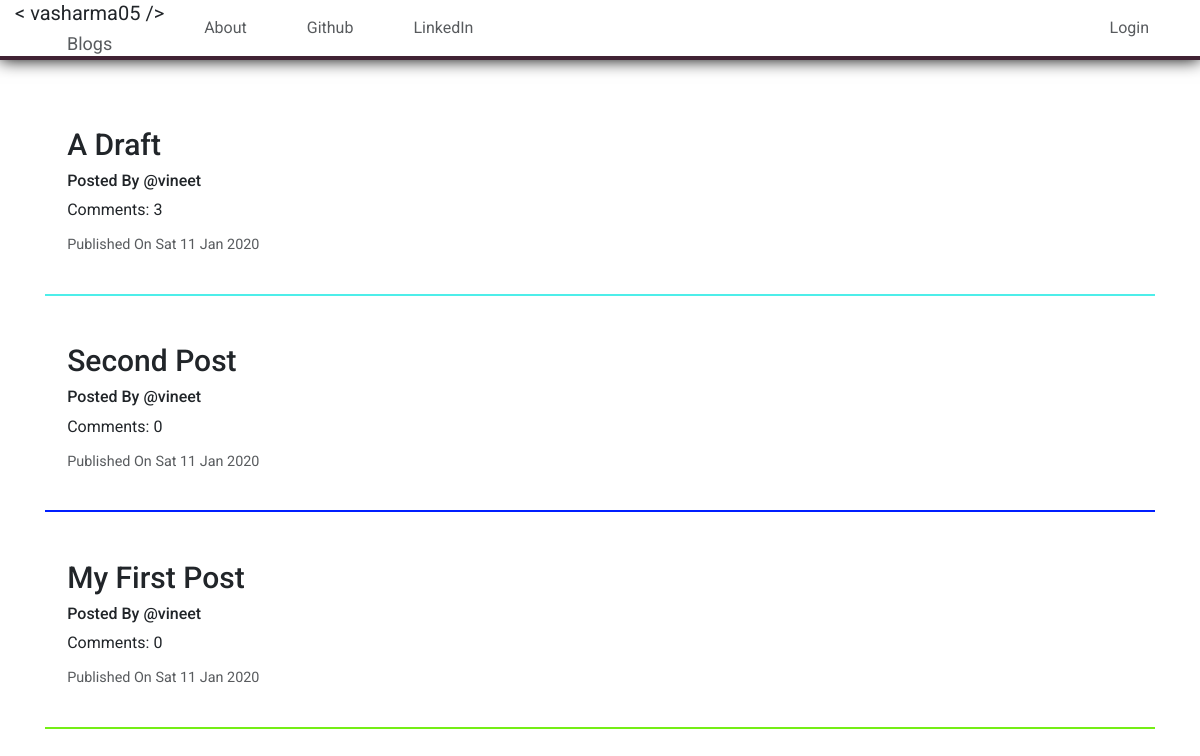
Before: / with the older database file.
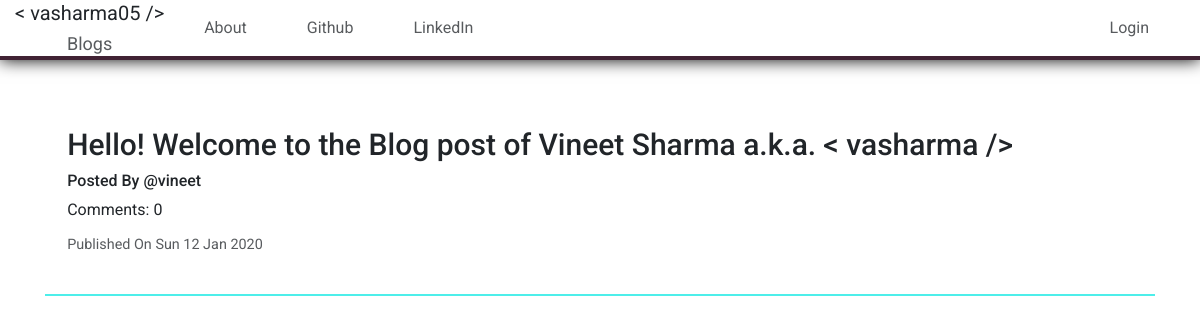
After: the same page with the newer database file.
### blog/models.py (models this page shows, shortened)
class Post(models.Model):
    author = models.ForeignKey('auth.User', on_delete=models.CASCADE)
    title = models.CharField(max_length=200)
    text = models.TextField()
    created_date = models.DateTimeField(default = timezone.now)
    published_date = models.DateTimeField(blank=True, null=True)
    def approve_comment(self):
        return self.comments.filter(approved_comment = True)

### blog/views.py (the view)
# urls.py: path('', views.PostListView.as_view(), name='post_list'),
class PostListView(ListView):
    model = Post
    def get_queryset(self):
        return Post.objects.filter(published_date__lte = timezone.now()).order_by('-published_date')

### blog/templates/blog/post_list.html (shortened to what this page needs)
{% extends 'blog/base.html' %}
{% block content %}
{% for post in post_list %}
    <div class="post">
        <h2><a href="{% url 'post_detail' pk=post.pk%}">{{post.title}}</a></h2>
        <h6>Posted By @{{ post.author }}</h6>
        Comments: {{ post.approve_comment.count }}
        <div class="muted" style="margin-top: 12px;">
            <p>Published On {{post.published_date|date:"D d M Y"}}</p>
        </div>
    </div>
{% endfor %}
{% endblock %}

### blog/templates/blog/base.html (shortened to what this page needs)
<!DOCTYPE html>
{% load static %}
<html lang="en">
<head>
    <link rel="stylesheet" href="https://stackpath.bootstrapcdn.com/bootstrap/4.4.1/css/bootstrap.min.css">
    <link rel="stylesheet" href="//cdn.jsdelivr.net/npm/medium-editor@latest/dist/css/medium-editor.min.css" type="text/css" media="screen" charset="utf-8">
    <link rel="stylesheet" href="{% static 'css/blog.css' %}">
</head>
<body>
  <nav class="custom-nav container-fluid">
    <a href="{% url 'post_list' %}" class="navbar-brand">
      < vasharma05 />
      <br/>
      <span class="muted">Blogs</span>
    </a>
    <ul class="mr-auto navbar-nav nav">
      <a href="{% url 'about' %}">About</a>
      <a href="https://www.github.com">Github</a>
      <a href="https://www.linkedin.com">LinkedIn</a>
    </ul>
    <ul class="ml-auto">
      {% if user.is_authenticated %}
          <a href="{% url 'post_new' %}">Post New</a>
          <a href="{% url 'post_draft_list' %}">Drafts</a>
          <a href="{% url 'logout' %}">Logout</a>
          Welcome: {{user.first_name}} {{ user.last_name }}
      {% else %}
          <a href="{% url 'login' %}">Login</a>
      {% endif %}
    </ul>
  </nav>
  <div class="container content">
    {% block content %}
    {% endblock %}
  </div>
</body>
</html>

### blog/static/css/blog.css (style rules this page uses)
body { font-family: 'Roboto'; }
.content { padding-top: 10vh; }
a { text-decoration: none; color: inherit; }
h2 { font-size: 2.5vmax; }
.custom-nav { display: flex; align-items: center; height: 7.5vh; position: fixed; box-shadow: 0 0 1em black; border-bottom: 0.25em solid #412234; }
nav ul { height: 75%; display: flex; align-items: center; list-style: none; padding: 0; margin: 0; }
nav ul a { height: 100%; padding: 0 2vw; margin-right: 12px; display: flex; align-items: center; justify-content: center; transition: all 0.2s ease-in-out; opacity: 0.75; border-radius: 8px; }
.navbar-brand { text-align: center; }
.muted { opacity: 0.75; font-size: 90%; margin: 0 auto; }
.post { margin-top: 25px; padding: 2%; transition: all 0.33s ease-in-out; border-bottom: 2px solid; }

Changed rows visible on the page:
removed Post: title "A Draft", author "vineet", approve_comment.count "3", published_date "Sat 11 Jan 2020"
removed Post: title "Second Post", author "vineet", approve_comment.count "0", published_date "Sat 11 Jan 2020"
removed Post: title "My First Post", author "vineet", approve_comment.count "0", published_date "Sat 11 Jan 2020"
added Post: title "Hello! Welcome to the Blog post of Vineet Sharma a.k.a. < vasharma />", author "vineet", approve_comment.count "0", published_date "Sun 12 Jan 2020"
